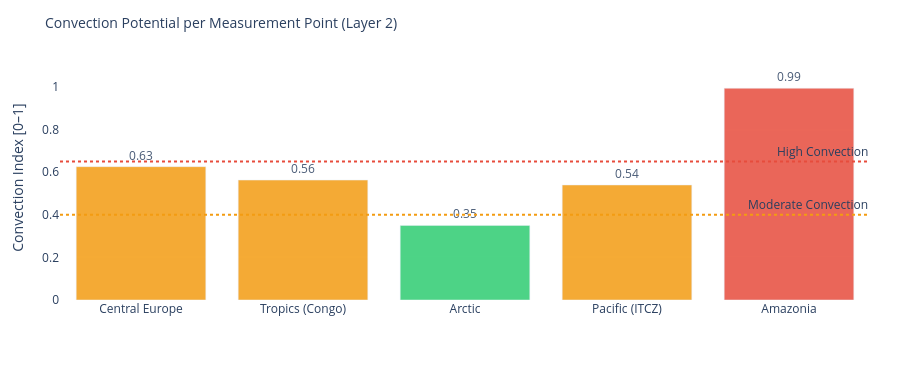

The notebook cell this image was saved under:
### Code cell
# ============================================================
# CONVECTION POTENTIAL PER MEASUREMENT POINT
# Convection = f(T, RH, Wind, Soil Moisture)
# ============================================================

def conv_potential(row):
    """Normalized convection index [0,1] from surface parameters."""
    t   = row.get('temp_2m')  or 0
    rh  = row.get('rh')       or 0
    w   = row.get('wind')     or 0
    sm  = row.get('soil_moist') or 0
    # High temp + high humidity + low wind shear → high convection
    score = (max(0, t - 10) / 40) * 0.4 + (rh / 100) * 0.35 + (sm * 10) * 0.15 + (1 - min(w, 50) / 50) * 0.1
    return round(min(1.0, max(0.0, score)), 3)

df_surf['conv_potential'] = df_surf.apply(lambda r: conv_potential(r.to_dict()), axis=1)

if not df_surf.empty:
    fig = go.Figure()
    colors_conv = ['#2ecc71' if v < 0.4 else '#f39c12' if v < 0.65 else '#e74c3c'
                   for v in df_surf['conv_potential']]

    fig.add_trace(go.Bar(
        x=df_surf['point'], y=df_surf['conv_potential'],
        marker_color=colors_conv, opacity=0.85,
        text=[f'{v:.2f}' for v in df_surf['conv_potential']],
        textposition='outside'
    ))
    fig.add_hline(y=0.65, line_dash='dot', line_color='#e74c3c',
                  annotation_text='High Convection')
    fig.add_hline(y=0.40, line_dash='dot', line_color='#f39c12',
                  annotation_text='Moderate Convection')
    fig.update_layout(
        title=dict(text='Convection Potential per Measurement Point (Layer 2)', font=dict(size=14)),
        yaxis=dict(title='Convection Index [0–1]', range=[0, 1.15]),
        height=380, plot_bgcolor='rgba(0,0,0,0)', paper_bgcolor='rgba(0,0,0,0)',
        margin=dict(l=60, r=30, t=55, b=80), showlegend=False
    )
    fig.show()

### Figure 1 — Plotly figure (JSON) as saved in the notebook; plotly's stock layout.template omitted (floating-point values rounded to 4 significant figures)
{"data": [{"marker": {"color": ["#f39c12", "#f39c12", "#2ecc71", "#f39c12", "#e74c3c"]}, "opacity": 0.85, "text": ["0.63", "0.56", "0.35", "0.54", "0.99"], "textposition": "outside", "type": "bar", "x": ["Central Europe", "Tropics (Congo)", "Arctic", "Pacific (ITCZ)", "Amazonia"], "y": [0.626, 0.563, 0.35, 0.54, 0.994]}], "layout": {"annotations": [{"showarrow": false, "text": "High Convection", "x": 1, "xanchor": "right", "xref": "x domain", "y": 0.65, "yanchor": "bottom", "yref": "y"}, {"showarrow": false, "text": "Moderate Convection", "x": 1, "xanchor": "right", "xref": "x domain", "y": 0.4, "yanchor": "bottom", "yref": "y"}], "height": 380, "margin": {"b": 80, "l": 60, "r": 30, "t": 55}, "paper_bgcolor": "rgba(0,0,0,0)", "plot_bgcolor": "rgba(0,0,0,0)", "shapes": [{"line": {"color": "#e74c3c", "dash": "dot"}, "type": "line", "x0": 0, "x1": 1, "xref": "x domain", "y0": 0.65, "y1": 0.65, "yref": "y"}, {"line": {"color": "#f39c12", "dash": "dot"}, "type": "line", "x0": 0, "x1": 1, "xref": "x domain", "y0": 0.4, "y1": 0.4, "yref": "y"}], "showlegend": false, "title": {"font": {"size": 14}, "text": "Convection Potential per Measurement Point (Layer 2)"}, "yaxis": {"range": [0, 1.15], "title": {"text": "Convection Index [0–1]"}}}}
